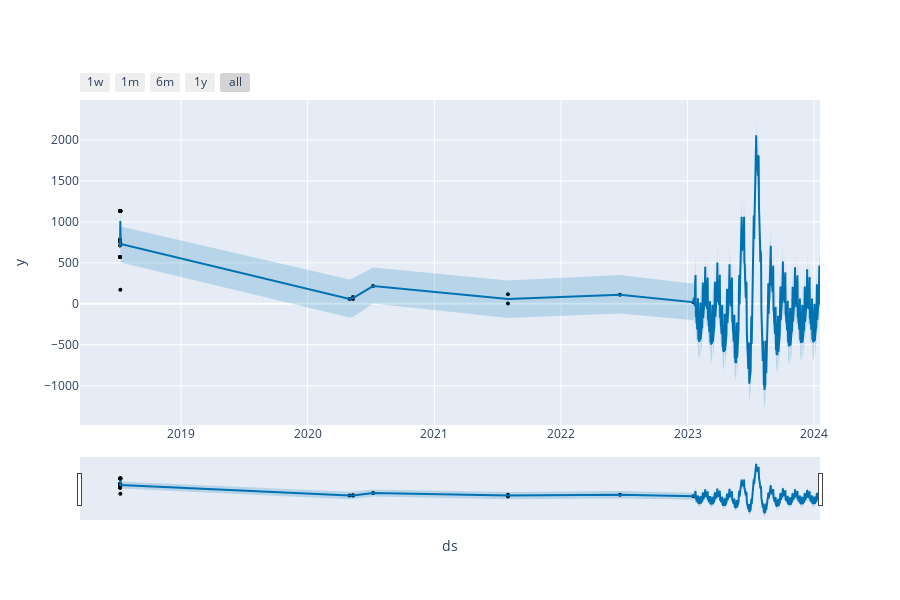

Notebook code for this chart:
### Markdown cell above
Zoom in into predicted values

### Code cell
from prophet.plot import plot_plotly, plot_components_plotly
plot_plotly(m, forecast)

### Figure 1 — Plotly figure (JSON) as saved in the notebook; plotly's stock layout.template omitted (floating-point values rounded to 4 significant figures; data arrays with more than 128 entries replaced by an {"elided": "..."} marker saying what was removed)
{"data": [{"marker": {"color": "black", "size": 4}, "mode": "markers", "name": "Actual", "type": "scatter", "x": ["2018-07-09T00:00:00", "2018-07-09T00:00:00", "2018-07-09T00:00:00", "2018-07-09T00:00:00", "2018-07-09T00:00:00", "2018-07-09T00:00:00", "2018-07-09T00:00:00", "2018-07-09T00:00:00", "2018-07-09T00:00:00", "2018-07-09T00:00:00", "2018-07-09T00:00:00", "2018-07-09T00:00:00", "2018-07-10T00:00:00", "2018-07-10T00:00:00", "2018-07-10T00:00:00", "2018-07-10T00:00:00", "2018-07-10T00:00:00", "2018-07-10T00:00:00", "2018-07-10T00:00:00", "2018-07-10T00:00:00", "2018-07-11T00:00:00", "2020-05-01T00:00:00", "2020-05-11T00:00:00", "2020-05-11T00:00:00", "2020-07-08T00:00:00", "2021-08-01T00:00:00", "2021-08-01T00:00:00", "2022-06-20T00:00:00", "2023-01-18T00:00:00"], "y": [760, 774, 767, 767, 774, 571, 760, 711, 571, 571, 571, 788, 1133, 1133, 1133, 1133, 1133, 1133, 171, 1133, 730, 59, 58, 85, 217, 117, 5, 112, 21]}, {"hoverinfo": "skip", "line": {"width": 0}, "mode": "lines", "type": "scatter", "x": {"elided": "374 str values"}, "y": {"elided": "374 float values"}}, {"fill": "tonexty", "fillcolor": "rgba(0, 114, 178, 0.2)", "line": {"color": "#0072B2", "width": 2}, "mode": "lines", "name": "Predicted", "type": "scatter", "x": {"elided": "374 str values"}, "y": {"elided": "374 float values"}}, {"fill": "tonexty", "fillcolor": "rgba(0, 114, 178, 0.2)", "hoverinfo": "skip", "line": {"width": 0}, "mode": "lines", "type": "scatter", "x": {"elided": "374 str values"}, "y": {"elided": "374 float values"}}], "layout": {"height": 600, "showlegend": false, "width": 900, "xaxis": {"rangeselector": {"buttons": [{"count": 7, "label": "1w", "step": "day", "stepmode": "backward"}, {"count": 1, "label": "1m", "step": "month", "stepmode": "backward"}, {"count": 6, "label": "6m", "step": "month", "stepmode": "backward"}, {"count": 1, "label": "1y", "step": "year", "stepmode": "backward"}, {"step": "all"}]}, "rangeslider": {"visible": true}, "title": {"text": "ds"}, "type": "date"}, "yaxis": {"title": {"text": "y"}}}}
